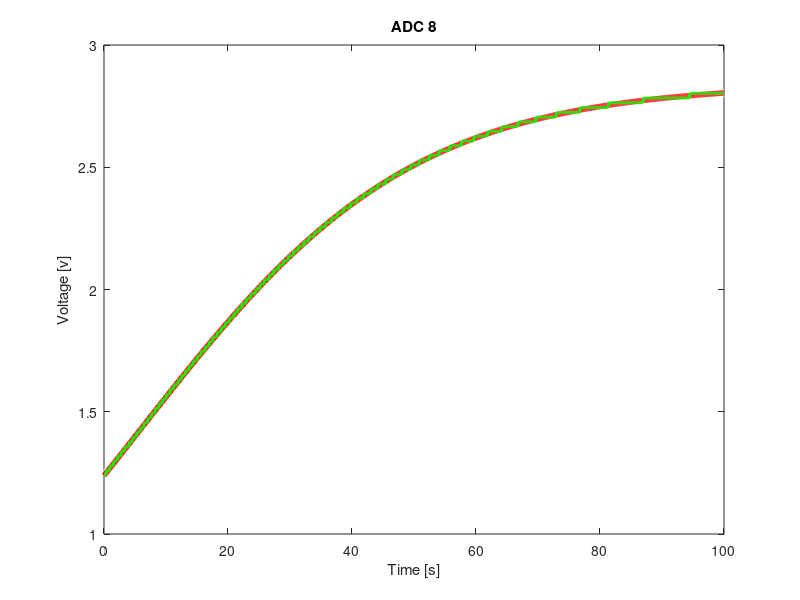
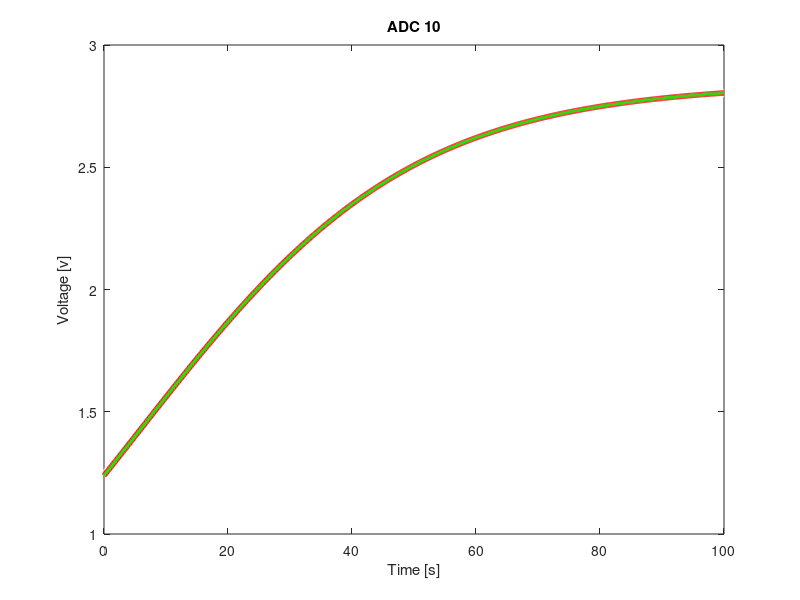
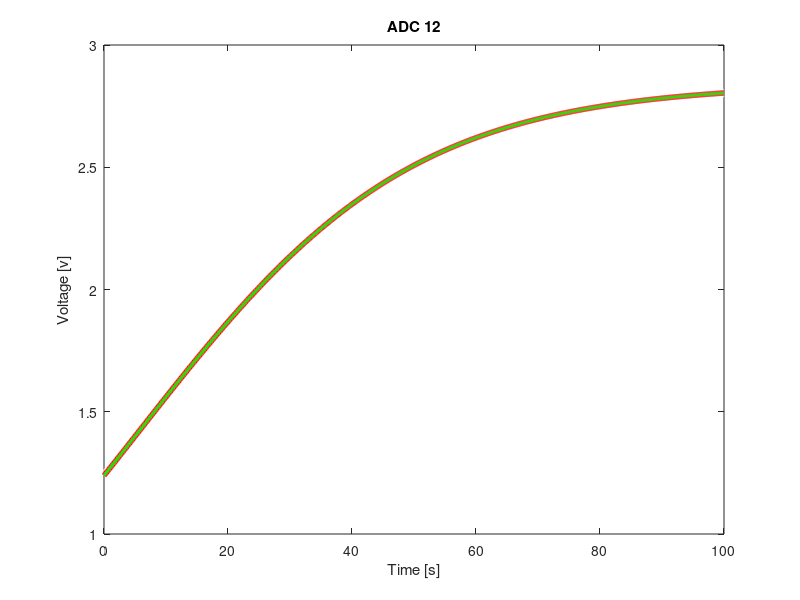

These charts were generated, in order, by the following MATLAB code:
%% Industrial Monitoring Project
% Main script
% Problem Solutions start further down

clear;
clc;
close all;

%% ================================================================
% Load and display the industrial environment
% ================================================================

%env = factoryEnvironment();

% robot from 2,2 to 38,18
% collision radius is 0.4 m
% speed up to 1 m/s

% q_critical_battery = 0.6
% q(t) = q(0)*e^(λ*t)
%   q(0)=1, fully charged at t=0
% q(t) = e^(-1.7*10^-3*t)
% 0.6 = e^(-1.7*10^-3*t)
% log(0.6) = -1.7*10^-3*t

% [seconds]
t_before_critical = -10^3/1.7*log(0.6)

function [value] = ramp(t)
    % matrix-compatible implementation
    value = max(0, t);

    % simple implementation
    % if t>=0
    %     value = t;
    % else
    %     value = 0;
    % end
end

% linear interpolation, from `a` to `b`, where `t ∈ [0,1]` indicates the percentage from `a` towards `b`
% function [value] = lerp(a,b,t)
%     value = a + (b-a)*t
% end

function [x,y] = position(t)
    % <60 second response time to 90%, according to SGAS707 datasheet
    % 4 stops for measurement
    % time for travel is about 52.84 seconds, leaving
    % a little over 247/4 seconds for each sensing period
    % [seconds]
    t_sensing_once = 60;

    % workflow
    % measure
    % 2,2 to 8,15
    % measure
    % 8,15 to 12,10
    % 12,10 to 20,5
    % measure
    % 20,5 to 30,15
    % 30,15 to 38,18
    % measure

    locations = [
        2,  2;
        8,  15;
        12, 10;
        20, 5;
        30, 15;
        38, 18
    ];

    % t_travel is time between each location
    % if moving in a straight line at 1 [m/s]
    t_travel = [];
    for i = 2:size(locations,1)
        vector = (locations(i,1:2) - locations(i-1,1:2));
        dist = sqrt(vector(1)^2 + vector(2)^2);
        t_seconds = dist / 1; % t = d / 1 [m/s]
        t_travel = [t_travel, t_seconds];
    end

    % round up t_travel for nice numbers
    % make sure to round UP so that speed
    % is no more than 1 [m/s]
    % t_travel = 14.3178, 6.4031, 9.4340, 14.142, 8.5440
    t_travel_rounded = [14.32, 6.41, 9.44, 14.15, 8.55]
    for i=1:size(t_travel_rounded,2)
        if t_travel_rounded(i) < t_travel(i)
            disp("ERROR: SPEED TOO FAST")
        end
    end


    % 2,8,12,20,30,38
    % x(t) = 2 + (8-2)*r((t-60)/14.32) - (8-2)*r((t-60)/14.32-1)
    fprintf("\nx(t) = 2 +\n");
    elapsed_time = t_sensing_once; % starting time; start moving after sensing once
    x = zeros(size(t)) + 2; % starting position
    for i = 2:size(locations,1)
        location_diff = locations(i,1)-locations(i-1,1);
        % ramp up to `distance` units at a speed of distance/length_of_travel [m/s] before stopping:
        %    distance * min(1, ramp((t-t0)/length_of_travel))
        x = x + location_diff*min(1,ramp((t-elapsed_time)/t_travel_rounded(i-1)));
        if i == size(locations,1)
            fprintf("    %.2f*r((t-%.2f)/%.2f)  -  %.2f*r((t-%.2f)/%.2f-1)\n", location_diff, elapsed_time, t_travel_rounded(i-1), location_diff, elapsed_time, t_travel_rounded(i-1));
        else
            fprintf("    %.2f*r((t-%.2f)/%.2f)  -  %.2f*r((t-%.2f)/%.2f-1) +\n", location_diff, elapsed_time, t_travel_rounded(i-1), location_diff, elapsed_time, t_travel_rounded(i-1));
            elapsed_time = elapsed_time + t_travel_rounded(i-1);
            % there are sensing stops after reaching (8,15) and (20,5), i=2,4
            if i==2 || i==4
                elapsed_time = elapsed_time + t_sensing_once;
            end
        end
    end

    fprintf("\ny(t) = 2 +\n");
    elapsed_time = t_sensing_once; % starting time; start moving after sensing once
    y = zeros(size(t)) + 2; % starting position
    for i = 2:size(locations,1)
        location_diff = locations(i,2)-locations(i-1,2);
        % ramp up to `distance` units at a speed of distance/length_of_travel [m/s] before stopping:
        %    distance * min(1, ramp((t-t0)/length_of_travel))
        y = y + location_diff*min(1,ramp((t-elapsed_time)/t_travel_rounded(i-1)));
        if i == size(locations,1)
            fprintf("    %.2f*r((t-%.2f)/%.2f)  -  %.2f*r((t-%.2f)/%.2f-1)\n", location_diff, elapsed_time, t_travel_rounded(i-1), location_diff, elapsed_time, t_travel_rounded(i-1));
        else
            fprintf("    %.2f*r((t-%.2f)/%.2f)  -  %.2f*r((t-%.2f)/%.2f-1) +\n", location_diff, elapsed_time, t_travel_rounded(i-1), location_diff, elapsed_time, t_travel_rounded(i-1));
            elapsed_time = elapsed_time + t_travel_rounded(i-1);
            % there are sensing stops after reaching (8,15) and (20,5), i=2,4
            if i==2 || i==4
                elapsed_time = elapsed_time + t_sensing_once;
            end
        end
    end


    % t_travel_total = sum(t_travel_rounded)
    % t_sensing_once
    % t_mission = sum(t_travel_rounded) + t_sensing_once*4
    % q_after_mission = e^(-1.7*10^-3*t_mission)
end

t = 0:0.01:300;
[x,y] = position(t);

% whether to plot [factory, x(t), y(t), |v(t)|]
plots = [0 0 0 0]

if plots(1) ~= 0
    env = factoryEnvironment();

    plot(x, y, '.')
    theta = linspace(0,2*pi,10);
    radius = 0.4;
    for k = 1:floor(size(t,2)/4)
        xc = x(k*4);
        yc = y(k*4);
        xCircle = xc + radius*cos(theta);
        yCircle = yc + radius*sin(theta);
        fill(xCircle, yCircle, [0.70 0.70 0.70], 'EdgeColor','r', 'LineWidth',1.5);
    end


    circles = [
        2,2;
        8,15;
        20,5;
        38,18;
    ];
    theta = linspace(0,2*pi,10);
    radius = 0.1;
    for k = 1:size(circles,1)
        xc = circles(k,1);
        yc = circles(k,2);
        xCircle = xc + radius*cos(theta);
        yCircle = yc + radius*sin(theta);
        fill(xCircle, yCircle, [0.70 0.70 0.70], 'EdgeColor','g', 'LineWidth',1.5);
    end
end

if plots(2) ~= 0
    figure
    plot(t, x)
    title("x-axis position over time")
    xlabel("t [s]")
    ylabel("x [m]")
end

if plots(3) ~= 0
    figure
    plot(t, y)
    title("y-axis position over time")
    xlabel("t [s]")
    ylabel("y [m]")
end


if plots(4) ~= 0
    x_speed = (x(2:end) - x(1:end-1))/0.01;
    y_speed = (y(2:end) - y(1:end-1))/0.01;
    v = sqrt(x_speed.^2 + y_speed.^2);
    figure
    hold on
    plot(t(1:end-1),v)
    plot([0,300], [1,1])
    xlabel("t [s]")
    ylabel("v [m/s]")
end



% PROBLEM 1 FINAL VALUES
% x(t) = 2 +
%     6.00*r((t-60.00)/14.32)  -  6.00*r((t-60.00)/14.32-1) +
%     4.00*r((t-134.32)/6.41)  -  4.00*r((t-134.32)/6.41-1) +
%     8.00*r((t-140.73)/9.44)  -  8.00*r((t-140.73)/9.44-1) +
%     10.00*r((t-210.17)/14.15)  -  10.00*r((t-210.17)/14.15-1) +
%     8.00*r((t-224.32)/8.55)  -  8.00*r((t-224.32)/8.55-1)
%
% y(t) = 2 +
%     13.00*r((t-60.00)/14.32)  -  13.00*r((t-60.00)/14.32-1) +
%     -5.00*r((t-134.32)/6.41)  -  -5.00*r((t-134.32)/6.41-1) +
%     -5.00*r((t-140.73)/9.44)  -  -5.00*r((t-140.73)/9.44-1) +
%     10.00*r((t-210.17)/14.15)  -  10.00*r((t-210.17)/14.15-1) +
%     3.00*r((t-224.32)/8.55)  -  3.00*r((t-224.32)/8.55-1)

% measurement coordinates at (2,2), (8,15), (20,5), (38,18)
% t_travel_total = 52.870
% t_sensing_once = 60
% t_mission = 292.87
% q_after_mission = 0.6078









% PROBLEM 2.
% R_inf = A*C^(-alpha)
% alpha = 0.602
% A = 8.0*10^4
% R_inf = 8.0*10^4*C^(-0.602)

C = 1:0.1:100;
R_inf = 8.0*10^4*C.^(-0.602);

% whether to plot [linear, logarithmic]
plots_2 = [0 0]

if plots_2(1) ~= 0
    figure
    plot(C,R_inf)
    xlabel("C [ppm]")
    ylabel("R_{∞} [Ω]")
end
if plots_2(2) ~= 0
    figure
    loglog(C,R_inf)
    xlabel("C [ppm]")
    ylabel("R_{∞} [Ω]")
end


% 2.iii DISCUSSION
% The sensitivity is lower with high VOC concentrations
% compared to low VOC concentrations; when C changes
% from 1 to 20, R_inf drops by a factor of about 6.07
% i.e., it drops by about 66821 [Ω]
% and when C changes from 81 to 100, R_inf drops by
% a factor of about 1.13 (a drop of about 676.44 [Ω])







% Problem 3
% Eq 1. Vout(T) = Vc * RL / (Rs(t)) + RL)
% Eq 2. Rs = Rinf(c). We assume we have reached a steady state solution
% Knowns Vc = 5, Rl = 10,000 Ohms

% 3.i Expression derived in writeup
Vc = 5;
Rl = 10000;
Vout = Vc * Rl ./ (R_inf + Rl);

% 3.ii
plots_3 = [0]

if plots_3(1) ~= 0
    figure
    plot(C,Vout);
    xlabel("C [ppm]");
    ylabel("Vout [V]");
end

% 3.iii Discussion
    %The transformation from the VOC concentration to output voltage is
    %not linear. As the concentration increases the VOut detection
    %increases logarythmically. 

% 3.iv Expression derived in the writeup
    %  Rs(t) = -10000 + 50000 / Vout(T)

% 3.v Expression derived in the writeup
    % C(t) = ( ( 80000 * Vout(t) ) / (-10000 * Vout(t) + 50000))^(1/0.602)









% Problem 4

% tau * r'(t) + r(t) = r_inf
% All initial conditions assumed 0 for initial steps
tau = 22;
plots_4 = [0, 0, 0, 0];

% 4.i derived in writeup
    % System is time invarient, causual, stable, and linear
    
%4.ii Unit Step Response, Equation Derived in Writeup
t = 0:0.01:100;
R_Step = 1 - exp(-t/22);

if plots_4(1) ~= 0
    figure;
    plot(t, R_Step);
    xlabel("Time [s]");
    ylabel("Resistance [ohm]");
end

%4.iii Impulse Response, Equation Derived in Writeup
R_Impulse = exp(-t/22) / 22

if plots_4(2) ~= 0
    figure;
    plot(t, R_Impulse);
    xlabel("Time [s]");
    ylabel("Resistance [ohm]");
end

%4.iv discusion in writeup, checked and their the same

%4.v derivation and discussion in writeup
rs_t90 = -22 * log(1/10)

%4.vi, rinf at a steady state solution for c = 5, 50
rinf_1_vi = 8.0*10^4 * 5^(-0.602)
rinf_2_vi = 8.0*10^4 * 50^(-0.602)

%RS Derived in writeup
rs_actual = 7591.2 + exp(-t/22) * 22769.8

if plots_4(3) ~= 0
    figure;
    plot(t, rs_actual);
    xlabel("Time [s]");
    ylabel("Resistance [ohm]");
end

%Vout derived in writeup
vout_realistic = 5 * 10^4 ./ ((rs_actual) + 10^4)

if plots_4(4) ~= 0
    figure;
    plot(t, vout_realistic);
    xlabel("Time [s]");
    ylabel("Voltage [v]");
end










% Problem 5

%5.i For each ADC resolution with N bits there are 2^N levels and the voltage resolution is V_REF/(2^N).
    
N8 = 8
L8 =256 
DV8= 5/(256) % 0.0195

N10=10 
L10=1024 
DV10=5/(1024) % 0.0049

N12=12
L12=4096
DV12=5/(4096) % 0.0012

%5.ii vout[n] = vout(nTs), where the original function domain from 0 -> 100 so max value n1/10 = 100, n = 1000
n = 0:1:1000;
tS = 0.1;
sampled_vout = 5 * 10^4 ./ ((7591.2 + exp(-(n * tS)/22) * 22769.8) + 10^4); % as derived before replace t with n*Ts 

%5.iii
% from class Vq[n] = Δ * (⌊(x[n]) / Δ⌋ + 1/2), where this is K in their formula and delta chances for each


k8 = min(floor(sampled_vout ./ DV8), L8 - 1);
ADC8 = (k8 + 0.5) * DV8;

k10 = min(floor(sampled_vout ./ DV10), L10 - 1);
ADC10 = (k10 + 0.5) * DV10;

k12 = min(floor(sampled_vout ./ DV12), L12 - 1);
ADC12 = (k12 + 0.5) * DV12;

%5.iv, graphs in graph section
plots_5 = [1, 1, 1];

if plots_5(1) ~= 0
    figure;
    plot(t, vout_realistic, 'w-', 'LineWidth', 6);
    xlabel("Time [s]");
    ylabel("Voltage [v]");
    title("ADC 8")

    hold on;

    plot(n*tS, sampled_vout, 'r-', 'LineWidth', 4);
    plot(n*tS, ADC8, 'g-', 'LineWidth', 2);

    hold off;
end

if plots_5(2) ~= 0
    figure;
    plot(t, vout_realistic, 'w-', 'LineWidth', 6);
    xlabel("Time [s]");
    ylabel("Voltage [v]");
    title("ADC 10")

    hold on;

    plot(n*tS, sampled_vout, 'r-', 'LineWidth', 4);
    plot(n*tS, ADC10, 'g-', 'LineWidth', 2);

    hold off;
end

if plots_5(3) ~= 0
    figure;
    plot(t, vout_realistic, 'w-', 'LineWidth', 6);
    xlabel("Time [s]");
    ylabel("Voltage [v]");
    title("ADC 12")

    hold on;

    plot(n*tS, sampled_vout, 'r-', 'LineWidth', 4);
    plot(n*tS, ADC12, 'g-', 'LineWidth', 2);

    hold off;
end

%5.v

%5.vi

%5.vii and 5.viii in the writeup
